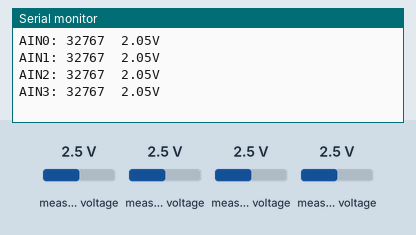
This program was run on a simulated ESP32. Parts: the last lines printed to the serial monitor. The inputs (shaded band) are chosen by the test bench; at power-on: measured voltage 2.5 V.

Above: at 1.2 s.
1.3 s: measured voltage (sensor 200) set to 0.1 V
2.8 s: measured voltage (sensor 201) set to 0.1 V
At 4.1 s:
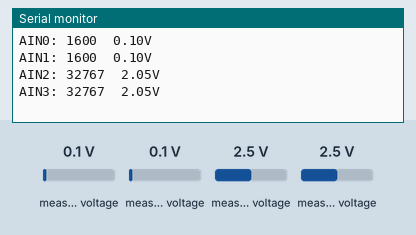
4.3 s: measured voltage (sensor 202) set to 0.1 V
At 5.5 s:
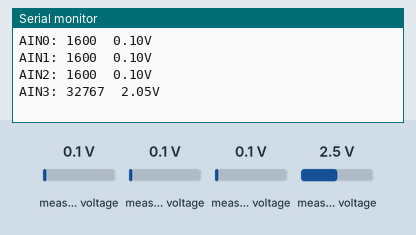
5.8 s: measured voltage (sensor 203) set to 0.1 V
At 7.2 s:
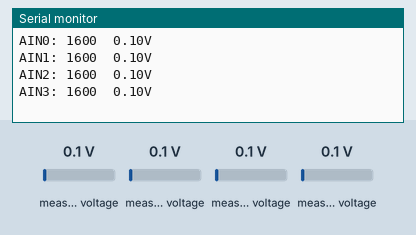
7.3 s: measured voltage (sensor 200) set to 1.2 V
8.8 s: measured voltage (sensor 201) set to 1.2 V
At 9.5 s:
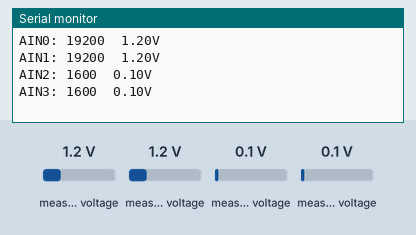
Timing chart, 0 to 11.3 s (numbered marks = the images above; inputs shaded):
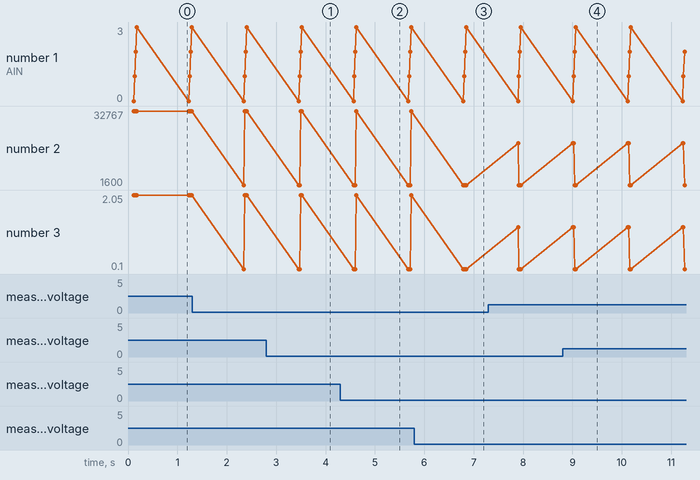

The program:

main.cpp
```cpp
#include <Arduino.h>
#include <stdio.h>
#include <SPI.h>
#include <Wire.h>
#include <Adafruit_ADS1X15.h>
#define SCL 18
#define SDA 19
Adafruit_ADS1115 ads; /* Use this for the 16-bit version */
// Adafruit_ADS1015 ads; /* Use this for the 12-bit version */

struct main
{
  int rooz,mah;
  /* data */
};


typedef struct
{
  char name[20];
  int age;
  char Doj[10];
  char designation[20];
  struct main Main;
} Employ;
void Print(Employ *ptr);

void setup(void)
{
  Serial.begin(9600);
  Serial.println("Hello!");

  Serial.println("Getting single-ended readings from AIN0..3");
  Serial.println("ADC Range: +/- 6.144V (1 bit = 3mV/ADS1015, 0.1875mV/ADS1115)");

  // The ADC input range (or gain) can be changed via the following
  // functions, but be careful never to exceed VDD +0.3V max, or to
  // exceed the upper and lower limits if you adjust the input range!
  // Setting these values incorrectly may destroy your ADC!
  //                                                                ADS1015  ADS1115
  //                                                                -------  -------
  // ads.setGain(GAIN_TWOTHIRDS);  // 2/3x gain +/- 6.144V  1 bit = 3mV      0.1875mV (default)
  //  ads.setGain(GAIN_ONE);       // 1x gain   +/- 4.096V  1 bit = 2mV      0.125mV
  ads.setGain(GAIN_TWO); // 2x gain   +/- 2.048V  1 bit = 1mV      0.0625mV
  // ads.setGain(GAIN_FOUR);       // 4x gain   +/- 1.024V  1 bit = 0.5mV    0.03125mV
  // ads.setGain(GAIN_EIGHT);      // 8x gain   +/- 0.512V  1 bit = 0.25mV   0.015625mV
  // ads.setGain(GAIN_SIXTEEN);    // 16x gain  +/- 0.256V  1 bit = 0.125mV  0.0078125mV
  Wire.setPins(SDA, SCL);
  if (!ads.begin(0X48))
  {
    while (!ads.begin(0X48))
    {
      Serial.println("Failed to initialize ADS.");
      delay(500);
    }
  }
   Employ data = {"name", 27, "2/20/1989", "system Engineer"};
}

void loop(void)
{
  Employ *node;
  int16_t adc0, adc1, adc2, adc3;
  float volts0, volts1, volts2, volts3;

  adc0 = ads.readADC_SingleEnded(0);
  adc1 = ads.readADC_SingleEnded(1);
  adc2 = ads.readADC_SingleEnded(2);
  adc3 = ads.readADC_SingleEnded(3);

  volts0 = ads.computeVolts(adc0);
  volts1 = ads.computeVolts(adc1);
  volts2 = ads.computeVolts(adc2);
  volts3 = ads.computeVolts(adc3);

  Serial.println("-----------------------------------------------------------");
  Serial.print("AIN0: ");
  Serial.print(adc0);
  Serial.print("  ");
  Serial.print(volts0);
  Serial.println("V");
  Serial.print("AIN1: ");
  Serial.print(adc1);
  Serial.print("  ");
  Serial.print(volts1);
  Serial.println("V");
  Serial.print("AIN2: ");
  Serial.print(adc2);
  Serial.print("  ");
  Serial.print(volts2);
  Serial.println("V");
  Serial.print("AIN3: ");
  Serial.print(adc3);
  Serial.print("  ");
  Serial.print(volts3);
  Serial.println("V");

  delay(1000);
}

void Print(Employ *ptr)
{
  Serial.println("name:" + String(ptr->name));
Serial.println();
}
```

Measured:
- after the input at 2.8 s, the serial monitor: prints a new line after 0.67 s (image 1)
- after the input at 4.3 s, the serial monitor: prints a new line after 0.31 s (image 2)
- after the input at 5.8 s, the serial monitor: prints a new line after 1.0 s (image 3)
- after the input at 8.8 s, the serial monitor: prints a new line after 0.23 s (image 4)
